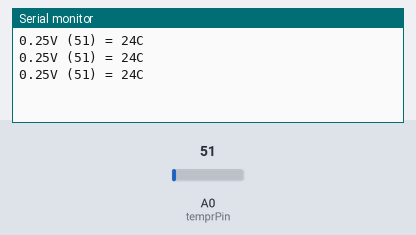
Recording of a sketch running on a simulated Arduino Uno, built with avr-gcc and run on an emulated ATmega328P. Parts: the last lines printed to the serial monitor. The inputs (shaded band) are chosen by the test bench; at power-on: A0 (temprPin) = 51.

Above: at 1.3 s.
1.4 s: A0 (temprPin) set to 61
At 1.9 s:
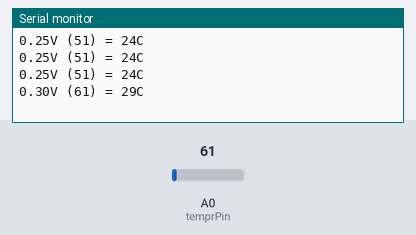
2.9 s: A0 (temprPin) set to 71
At 3.4 s:
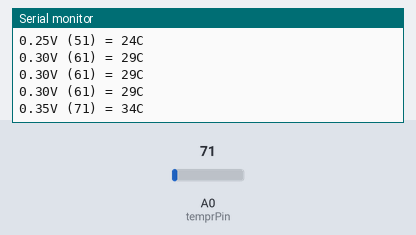
Timing chart, 0 to 5.9 s (numbered marks = the images above; inputs shaded):
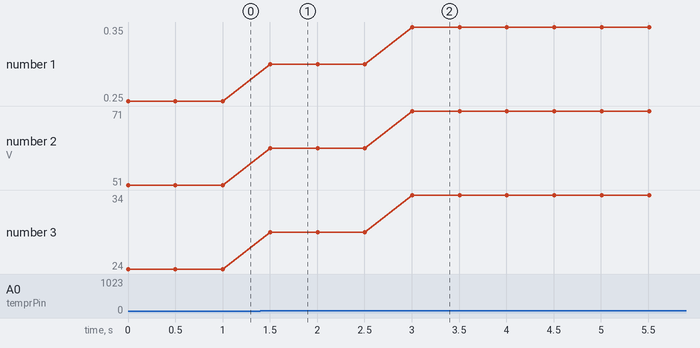

Measured:
- after the input at 1.4 s, the serial monitor: prints a new line after 0.10 s (image 1)
- after the input at 2.9 s, the serial monitor: prints a new line after 0.11 s (image 2)
- plotted number 1: 0.25 → 0.3 after the input at 1.4 s, 0.3 → 0.35 after the input at 2.9 s
- plotted number 2: 51 → 61 after the input at 1.4 s, 61 → 71 after the input at 2.9 s
- plotted number 3: 24 → 29 after the input at 1.4 s, 29 → 34 after the input at 2.9 s

The sketch:

12-sensor_temperature_lm35.ino
```cpp
const int temprPin = A0; // temperature sensor pin

void setup() {
  Serial.begin(9600);
  //pinMode(A0, INPUT);
  pinMode(temprPin, INPUT);
}

void loop() {
  const int sensor = analogRead(temprPin);

  Serial.print(sensor * 5.0 / 1023.0); // voltage
  Serial.print("V (");
  Serial.print(sensor);
  Serial.print(")");

  const int tempr = (sensor * 125) >> 8;
  Serial.print(" = ");
  Serial.print(tempr);
  Serial.print("C");

  Serial.print("\n");
  delay(500);
}
```
